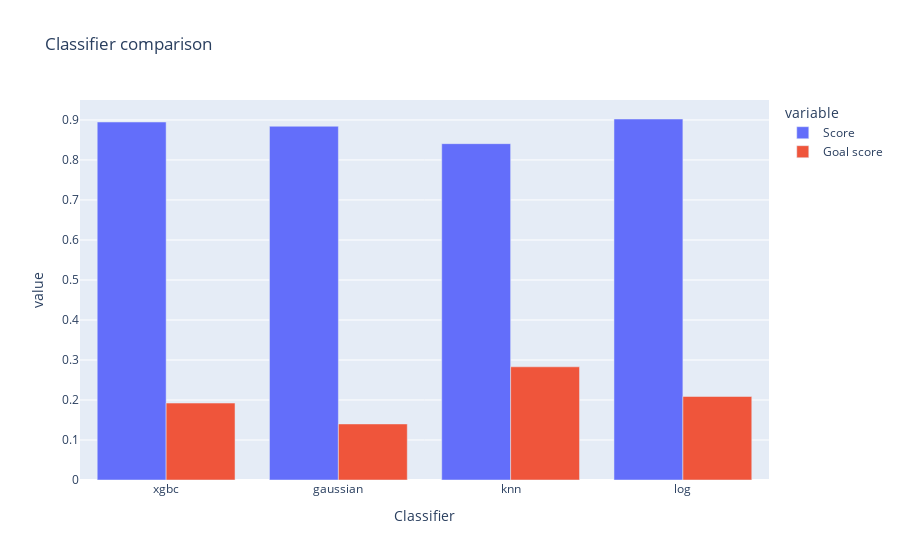

Write notebook code for a chart like this one.
### Markdown cell above
#### The graph below compares each classifer to scores from above after a weighted summation

### Code cell
fig = px.bar(classifer_score_df, y=['Score', 'Goal score'], x='Classifier', barmode='group', title='Classifier comparison')
fig.show()

### Figure 1 — Plotly figure (JSON) as saved in the notebook; plotly's stock layout.template omitted (floating-point values rounded to 4 significant figures)
{"data": [{"alignmentgroup": "True", "hovertemplate": "variable=Score<br>Classifier=%{x}<br>value=%{y}<extra></extra>", "legendgroup": "Score", "marker": {"color": "#636efa"}, "name": "Score", "offsetgroup": "Score", "orientation": "v", "showlegend": true, "textposition": "auto", "type": "bar", "x": ["xgbc", "gaussian", "knn", "log"], "xaxis": "x", "y": [0.8949, 0.8842, 0.8407, 0.9024], "yaxis": "y"}, {"alignmentgroup": "True", "hovertemplate": "variable=Goal score<br>Classifier=%{x}<br>value=%{y}<extra></extra>", "legendgroup": "Goal score", "marker": {"color": "#EF553B"}, "name": "Goal score", "offsetgroup": "Goal score", "orientation": "v", "showlegend": true, "textposition": "auto", "type": "bar", "x": ["xgbc", "gaussian", "knn", "log"], "xaxis": "x", "y": [0.1923, 0.1401, 0.283, 0.2088], "yaxis": "y"}], "layout": {"barmode": "group", "legend": {"title": {"text": "variable"}, "tracegroupgap": 0}, "title": {"text": "Classifier comparison"}, "xaxis": {"anchor": "y", "domain": [0, 1], "title": {"text": "Classifier"}}, "yaxis": {"anchor": "x", "domain": [0, 1], "title": {"text": "value"}}}}
